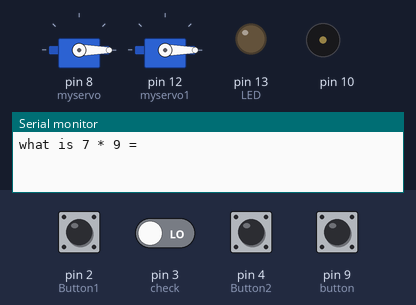
Simulated run of this sketch. Board: Arduino Uno, built with avr-gcc and run on an emulated ATmega328P. On the bench: 2 × servo, output pins drawn as LEDs (lit = HIGH), buzzer (waves = sounding), the last lines printed to the serial monitor. Inputs (shaded band) come from the test bench; at power-on: pin 9 (button) HIGH, pin 2 (Button1), pin 3 (check), pin 4 (Button2) LOW. Random numbers use the default seed unless the sketch sets one.

Above: at 5.8 s.
5.9 s: pin 3 (check) driven HIGH
At 7.6 s:
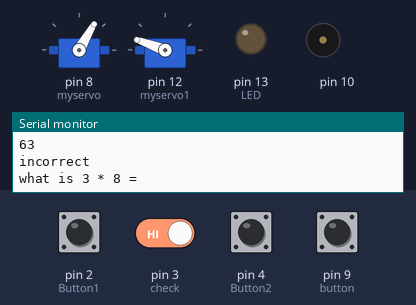
8.4 s: pin 3 (check) driven LOW
11.4 s: pin 2 (Button1) pulled HIGH for 1 s
At 13.4 s:
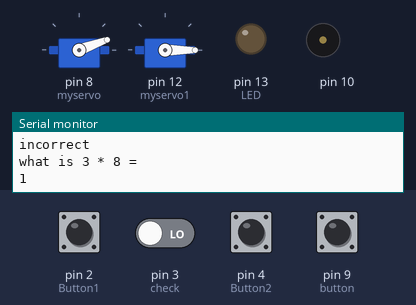
14.4 s: pin 4 (Button2) pulled HIGH for 0.15 s
At 15.2 s:
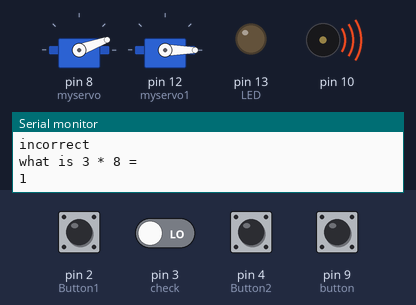
16.9 s: pin 3 (check) driven HIGH
At 18.4 s:
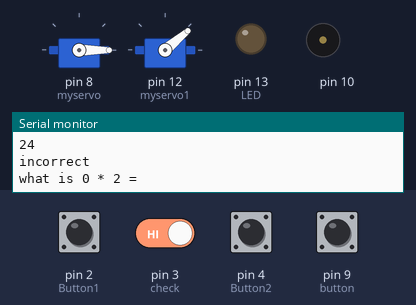
22.4 s: pin 2 (Button1) driven HIGH and pin 3 (check) driven LOW
Timing chart, 0 to 28.4 s (numbered marks = the images above; inputs shaded):
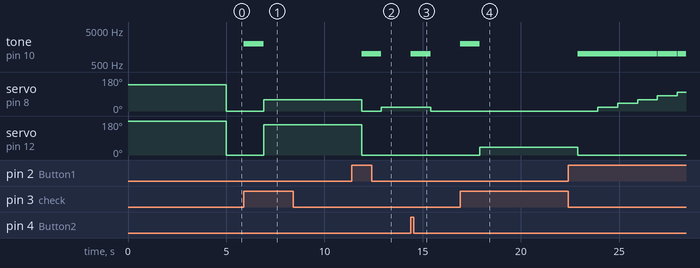

The sketch:

samadhan.ino
```cpp
#include <Servo.h>

Servo myservo;
Servo myservo1;

int pos1 = 0;
int pos2 = 0;
int button = 9;

int buzzer1 = 10;

int ran1;
int ran2;

int correct = 0;
int total = 0;

int ButtonValue = 0;

int Button1 = 2;
int Button2 = 4;

int check = 3;

int checkvalue = 0;
int LED = 13;
int ButtonValue2 = 0;

int digit1 = 0;
int digit2 = 0;

void setup() {

  // put your setup code here, to run once:
  pinMode(button, INPUT_PULLUP);
  pinMode(Button1, INPUT);
  pinMode(LED, OUTPUT);
  pinMode(Button2, INPUT);
  pinMode(check, INPUT);
  myservo.attach(8);
  myservo.write(pos1);
  myservo1.attach(12);
  myservo1.write(pos2);
  Serial.begin(9600);


}

void loop() {
  ran1 = random(0,10);
  ran2 = random(0,10);
  showquestion(ran1, ran2);


  int checkvalue = digitalRead(check);

  while (checkvalue != 1) {


  int state = digitalRead(button);
  if (state == 1) {

  ButtonValue = digitalRead(Button1);

  if (ButtonValue == 1) {

    if (pos1 != 180){
    pos1 = pos1 + 20;
   tone(10, 1000);
    }
    delay(1000);
    noTone(10);
    leftservo(pos1);


  }

   ButtonValue2 = digitalRead(Button2);
  if (ButtonValue2 == 1) {


    if (pos1 != 0){
    pos1 = pos1 - 20;
    tone(10, 1000);
    }
    delay(1000);
    noTone(10);
    leftservo(pos1);


  }


}
else {

 ButtonValue = digitalRead(Button1);

  if (ButtonValue == 1) {

    if (pos2 != 180){
    pos2 = pos2 + 20;
    tone(10, 1000);
    }
    delay(1000);
    noTone(10);
    rightservo(pos2);


  }

   ButtonValue2 = digitalRead(Button2);
  if (ButtonValue2 == 1) {


    if (pos2 != 0){
    pos2 = pos2 - 20;
    tone(10, 1000);
    }
    delay(1000);
    noTone(10);
    rightservo(pos2);
    }
   }

     int checkvalue = digitalRead(check);
     if (checkvalue == 1){
      break;}

  }
  Serial.println("check");
  checkanswer(pos1, pos2, ran1, ran2);

}
void leftservo( int pos1){

 // goes from 0 degrees to 180 degrees
    // in steps of 1 degree
    myservo.write(pos1);  // tell servo to go to position in variable 'pos'

   Serial.println(pos1/20);
    delay(15);                       // waits 15ms for the servo to reach the position


  }


  void rightservo(int pos2) {
    myservo1.write(pos2);              // tell servo to go to position in variable 'pos'
     Serial.println(pos2/20);
    delay(15);
    }

void showquestion(int ran1, int ran2) {

  total = total + 1;
  String data = "what is " + String(ran1) + " * " + String(ran2) + " = " ;
  Serial.println(data);
  myservo.write(ran1*20);
  myservo1.write(ran2*20);
  delay(5000);
  myservo.write(0);
  myservo1.write(0);

  }


 void  checkanswer(int pos1, int pos2, int ran1, int ran2) {
    digit1 = pos1 / 20;
    digit2 = pos2 / 20;

    Serial.println(digit1*10 + digit2);
    Serial.println(ran1*ran2);

    if (digit1 * 10 + digit2 == ran1 * ran2)  {
      Serial.println("correct");
      correct = correct + 1 ;
      tone(10, 2000);
      delay(300);
      noTone(10);

    }
    else {
      Serial.println("incorrect");
      tone(10, 2000);
      delay(1000);
      noTone(10);
     }

     }
```

Measured:
- after the input at 5.9 s, tone on pin 10: silent → 2000 Hz at once, → silent 1.0 s later; servo on pin 8 (myservo): 0° → 60° after 1.0 s; servo on pin 12 (myservo1): 0° → 160° after 1.0 s
- after the input at 8.4 s, every drawn part: stays the same
- after the input at 11.4 s, tone on pin 10: silent → 1000 Hz after 0.50 s, → silent 1.0 s later
- after the input at 14.4 s, tone on pin 10: silent → 1000 Hz at once, → silent 1.0 s later; servo on pin 8 (myservo): 20° → 0° after 1.0 s
- after the input at 16.9 s, tone on pin 10: silent → 2000 Hz at once, → silent 1.0 s later; servo on pin 12 (myservo1): 0° → 40° after 1.0 s
